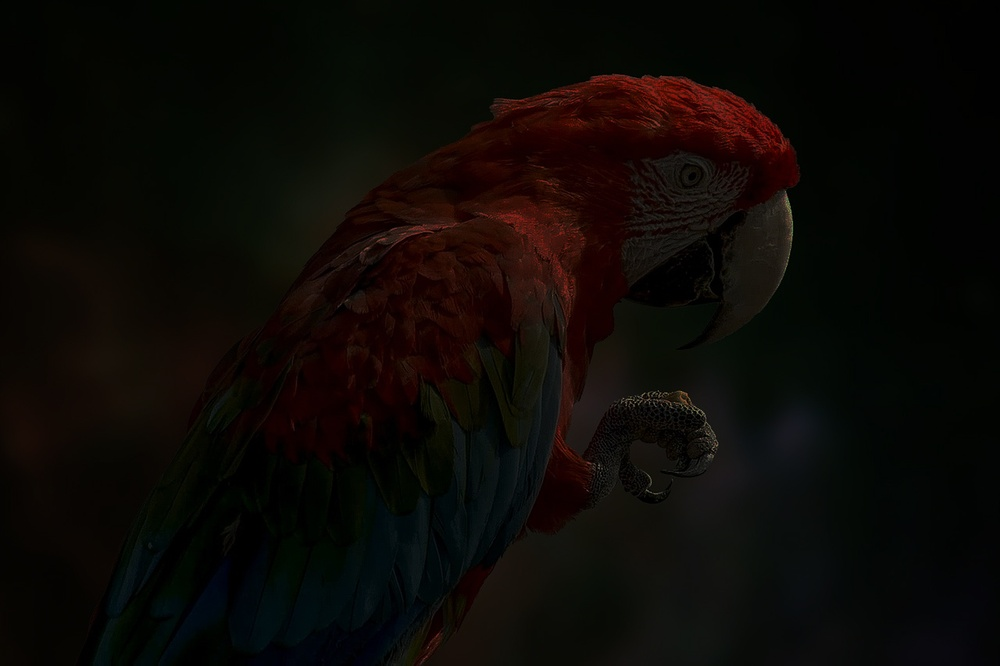
#> input picture parrot.jpg, 1000 x 666 px, shrunk from 1280 x 853 before the run
$ jupyter execute --allow-errors 'Histogram (1).ipynb'
#> lines starting #> are read from the running program, lines starting #| are printed output that depends on the picture
### Write a Python program using OpenCV to perform histogram equalization on the given grayscale image **"parrot.jpg"**.

The program should:

- Import the required libraries (**OpenCV, NumPy, Matplotlib**).
- Read the image **"parrot.jpg"** in **grayscale** format.
- Display the grayscale image and plot its histogram.
- Perform **histogram equalization** on the grayscale image using `cv2.equalizeHist()` to enhance its contrast.
- Using Matplotlib, display the following in a **2 × 2 grid layout**:
  - Original Grayscale Image
  - Histogram of Original Image
  - Enhanced (Equalized) Image
  - Histogram of Enhanced Image

[cell 1]
# Import required libraries
import cv2
import numpy as np
import matplotlib.pyplot as plt

[cell 2]
# Read the image in grayscale format
img = cv2.imread('parrot.jpg', cv2.IMREAD_GRAYSCALE)
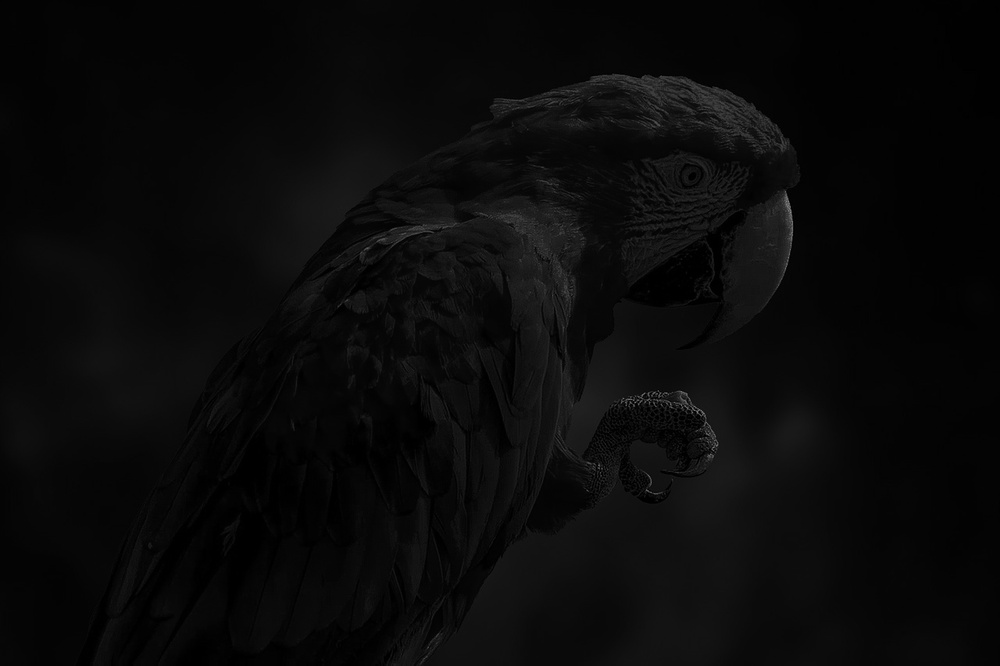
#> img: shape (666, 1000); min 0, max 144, mean 9.7

[cell 3]
# Display the grayscale image
plt.imshow(img, cmap='gray')
plt.title("Grayscale Image")
plt.axis('off')
plt.show()

[cell 4]
# Plot the histogram of the grayscale image
plt.hist(img.ravel(), bins=256, range=[0, 256])
plt.title("Original Image Histogram")
plt.show()
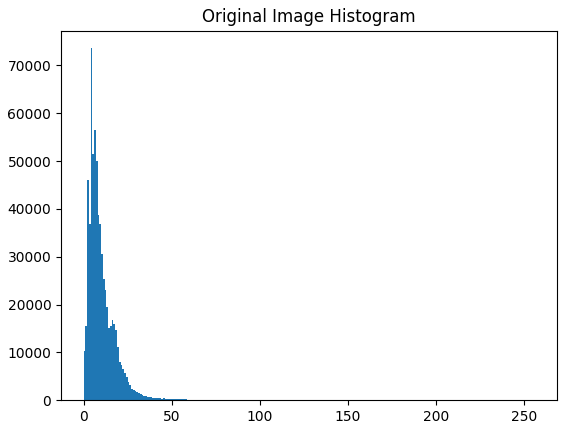
#> figure drawn by matplotlib, 1 panel; tallest bar 73601 high, from x = 4 to 5

[cell 5]
# Perform histogram equalization
equalized_img = cv2.equalizeHist(img)
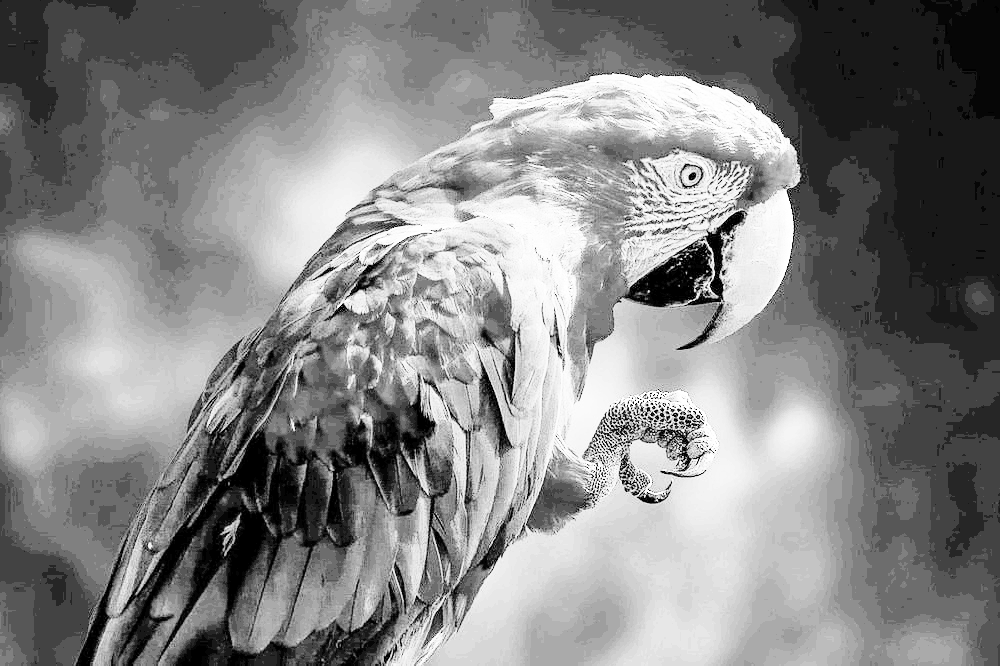
#> equalized_img: shape (666, 1000); min 0, max 255, mean 132.7

[cell 6]
# Display [1] the Original Image (Gray Image) and its Histogram, and [2] the Enhanced Image and its Histogram using a 2×2 layout in Matplotlib.

plt.figure(figsize=(12, 8))
plt.subplot(2, 2, 1)
plt.imshow(img, cmap='gray')
plt.title("Original Grayscale Image")
plt.axis('off')
plt.subplot(2, 2, 2)
plt.hist(img.ravel(), bins=256, range=[0, 256])
plt.title("Original Image Histogram")
plt.subplot(2, 2, 3)
plt.imshow(equalized_img, cmap='gray')
plt.title("Enhanced (Equalized) Image")
plt.axis('off')
plt.subplot(2, 2, 4)
plt.hist(equalized_img.ravel(), bins=256, range=[0, 256])
plt.title("Histogram of Enhanced Image")
plt.tight_layout()
plt.show()
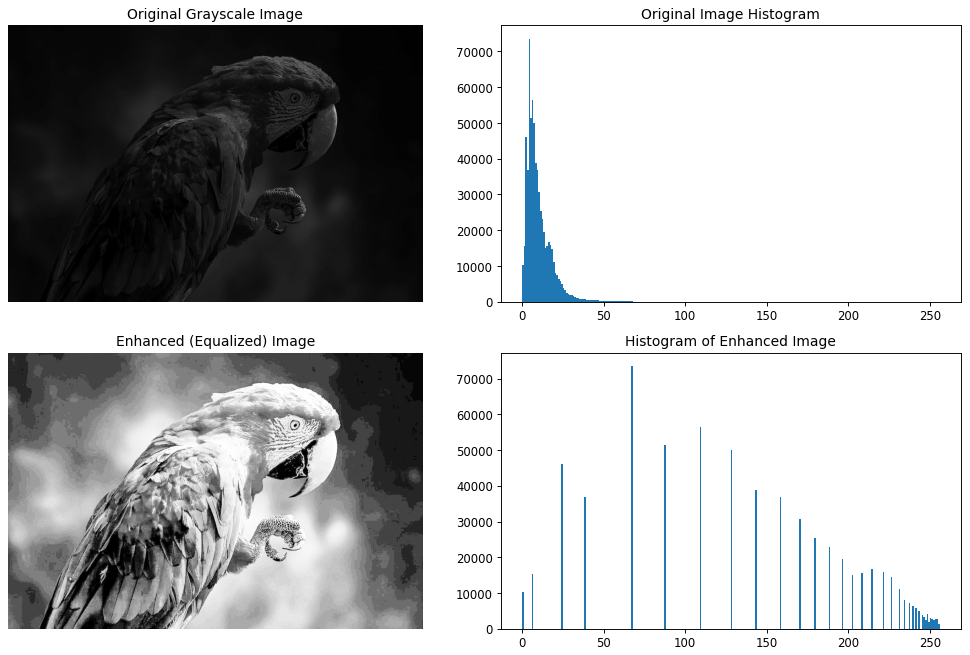
#> figure drawn by matplotlib, 4 panels; panel 2: tallest bar 73601 high, from x = 4 to 5; panel 4: tallest bar 73601 high, from x = 67 to 68

### Write a Python program using OpenCV to perform color image enhancement through histogram equalization in the HSV color space on the given image **"parrot.jpg"**.

The program should:

- Import the required libraries (**OpenCV, NumPy, Matplotlib**).
- Read the color image **"parrot.jpg"**.
- Plot the **histogram of the original color image** (use the **B, G, and R** channels).
- Convert the image from **BGR to HSV** color space.
- Apply **histogram equalization** to one specific channel to improve brightness and contrast using `cv2.equalizeHist()`.
- Convert the enhanced HSV image back to **BGR** format.
- Using Matplotlib, display the following in a **2 × 2 grid layout**:
  - Original Color Image
  - Histogram of Original Image (BGR channels)
  - Enhanced Color Image
  - Histogram of Enhanced Image (BGR channels)

[cell 7]
# Import required libraries
import cv2
import matplotlib.pyplot as plt

[cell 8]
# Read the colorgiven parrot.jpg image.
img1 = cv2.imread('parrot.jpg', cv2.IMREAD_COLOR)
#> img1 is the input picture: shape (666, 1000, 3); mean B, G, R 5.7, 9.1, 12.4
